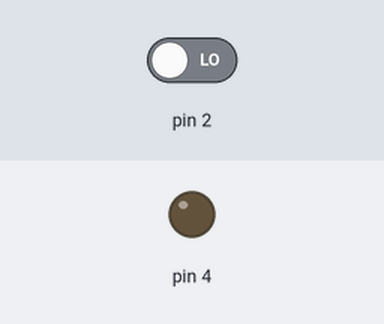
Bench run of a sketch on a simulated Arduino Uno, built with avr-gcc and run on an emulated ATmega328P. Shown: output pins drawn as LEDs (lit = HIGH). The inputs (shaded band) are chosen by the test bench; at power-on: pin 2 LOW.

Above: at 1.2 s.
1.3 s: pin 2 driven HIGH
At 2.1 s:
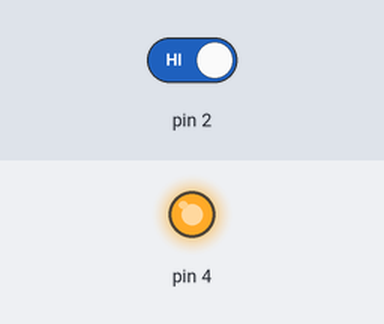
4.3 s: pin 2 driven LOW
At 5.6 s:
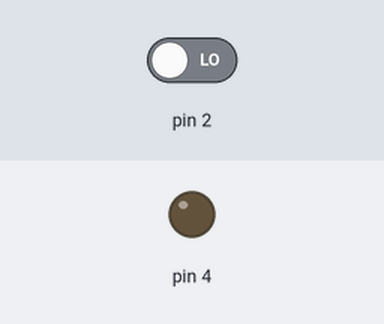
Timing chart, 0 to 7.3 s (numbered marks = the images above; inputs shaded):
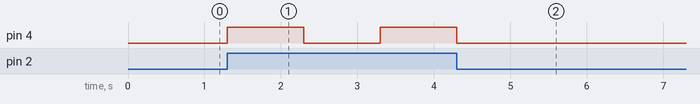

Measured:
- after the input at 1.3 s, pin 4: LOW → HIGH at once, → LOW 1.0 s later, → HIGH 1.0 s later
- after the input at 4.3 s, pin 4: goes on until 4.3 s, then stays LOW

The sketch:

doorbell.ino
```cpp
void setup()
{
  pinMode(2, INPUT);
    pinMode(4, OUTPUT);

}

void loop()
{
  int a=digitalRead(2);
  if(a==HIGH)
  {
  digitalWrite(4, HIGH);
  delay(1000);
  digitalWrite(4, LOW);
  delay(1000);
}
}
```
